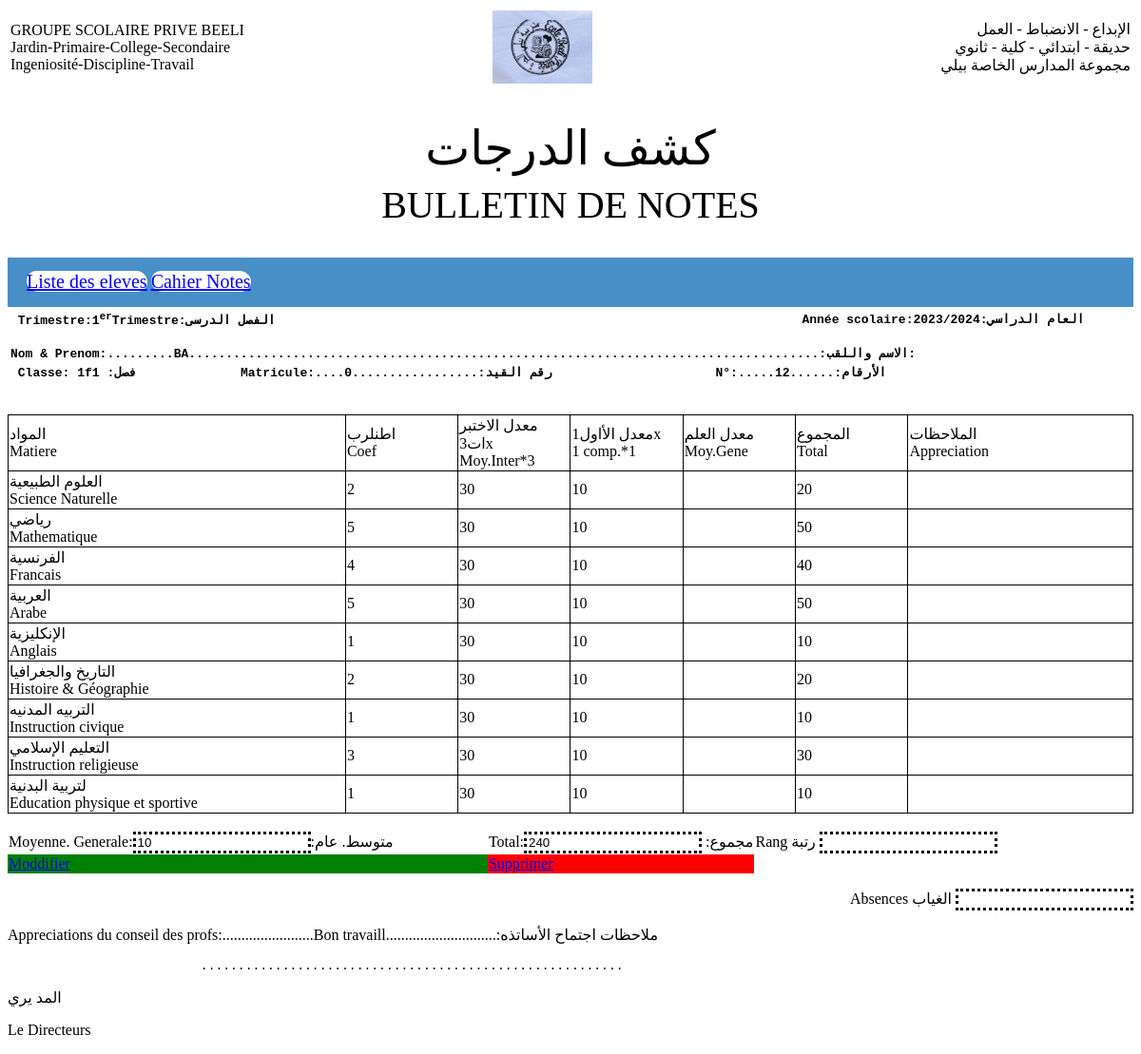
/bulletin.php?id=0, run on the app's committed database.
### tables this page shows
CREATE TABLE `etudiant` (
  `nom` varchar(200) NOT NULL,
  `matricule` varchar(255) NOT NULL,
  `classe` varchar(150) NOT NULL,
  `rim` int(11) NOT NULL,
  `sc` int(11) NOT NULL,
  `maths` int(11) NOT NULL,
  `fr` int(11) NOT NULL,
  `ang` int(11) NOT NULL,
  `ar` int(11) NOT NULL,
  `hg` int(11) NOT NULL,
  `ic` int(11) NOT NULL,
  `ir` int(11) NOT NULL,
  `eps` int(11) NOT NULL
);

### bulletin.php (the view, shortened to what this page needs)
<html>
    <head>
	<link href="style.css" rel="stylesheet">
	<link href="styl.css" rel="stylesheet">
    </head>
    <body>
	<?php
include( "connexion.php");
$id = $_GET['id'];
$requete = mysqli_query($connexion,"SELECT * FROM `etudiant` WHERE matricule ='$id '");
$row = mysqli_fetch_array($requete);
?>
        <table width="100%" id="tete" >
			<tr>
				<td width="40%">GROUPE SCOLAIRE PRIVE BEELI </br>     Jardin-Primaire-College-Secondaire </br> Ingeniosité-Discipline-Travail</td>
				<td width="15%"><center><img src="PIC2.JPG" height="50" width="50" id="img"></center></td>
				<td width="45%" align="right"> الإبداع - الانضباط - العمل </br>حديقة - ابتدائي - كلية - ثانوي</br>مجموعة المدارس الخاصة بيلي</td>
			</tr>
        </table>
        <div>
			<br>
			<p style="text-align:center; font-size:50px; font-family:Arial Black;
			">كشف الدرجات</p>
			<p style="text-align:center; font-size:40px; font-family:Arial Black;
			">BULLETIN DE NOTES</p>
           </br></div>
		   <nav>
    <div class="onglets">
    <a href="liste.php"  title="Liste"  id="lien-liste">Liste des eleves</a>
    <a href="auth.php?page=insert" title="Insert"  id="lien-accueil">Cahier Notes</a>
</div>
</nav>
		   <table>
		   <tr>
		   <td width="30%"> <pre><b > Trimestre:1<sup>er</sup>Trimestre:الفصل الدرسى</b>                                                                       <b>Année scolaire:<?php echo date('Y')-1 .'/'.date('Y');?>:العام الدراسي </pre></td>
		   </tr>
		   <tr>
		   <td width="30%"> <pre><b contenteditable >Nom & Prenom:.........<?php echo strtoupper($row['nom']);?>.....................................................................................:الاسم واللقب:</b></td>
		   </tr>
		   <tr>
		   <td width="30%"> <pre><b > Classe: <?php echo $row ['classe']?> :فصل</b>              <b>Matricule:....<?php echo $row['matricule']?>.................:رقم القيد</b>                      <b>N°:.....<?php echo $row['rim']?>......:الأرقام       </br>  </pre></td>
		   </tr>
		   </table>
		   <table id="tableau">
		   <tr >
		   <td id="tableau" width="30%"> المواد<br>Matiere</td><td id="tableau" width="10%">اطنلرب <br>Coef</td>
		   <td id="tableau" width="10%">معدل الاختبر ات3x <br>Moy.Inter*3</td>
		   <td id="tableau" width="10%"> معدل الأاول1x<br>1 comp.*1</td>
		   <td id="tableau" width="10%"> معدل العلم<br>Moy.Gene</td>
		   <td id="tableau" width="10%"> المجموع<br>Total</td>
		   <td id="tableau" width="10%"> الملاحظات<br>Appreciation</td>
		   </tr>
		   <tr >
		   <td id="tableau" width="30%">العلوم الطبيعية <br>Science Naturelle</td>
		   <td id="tableau" width="10%"> 2<br></td>
		   <td id="tableau" width="10%"> <?php echo $row['sc']*3;?><br></td>
		   <td id="tableau" width="10%"><?php echo $row['sc'];?> <br></td>
		   <td id="tableau" width="10%"> <br></td>
		   <td id="tableau" width="10%"> <?php echo $row['sc']*2;?> <br></td>
		   <td id="tableau" width="10%"> <br></td>
		   </tr>
		   <tr>
		   <td id="tableau" width="30%">رياضي <br>Mathematique</td>
		   <td id="tableau" width="10%"> 5<br></td>
		   <td id="tableau" width="10%"> <?php echo $row['maths']*3;?> <br></td>
		   <td id="tableau" width="10%"><?php echo $row['maths'];?> <br></td>
		   <td  id="tableau" width="10%"> <br></td>
		   <td id="tableau" width="10%"> <?php echo $row['maths']*5;?> <br></td>
		   <td width="10%"> <br></td>
		   </tr><tr>
		   <td id="tableau" width="30%"> الفرنسية<br>Francais</td>
		   <td id="tableau" width="10%"> 4<br></td>
		   <td id="tableau" width="10%">  <?php echo $row['fr']*3;?><br></td>
		   <td width="10%"> <?php echo $row['fr'];?> <br></td>
		   <td id="tableau" width="10%"> <br></td>
		   <td width="10%"><?php echo $row['fr']*4;?> <br></td>
		   <td id="tableau" width="10%"> <br></td>
		   </tr>
		   <tr>
		   <td id="tableau" width="30%"> العربية<br>Arabe</td>
		   <td id="tableau" width="10%">5 <br></td>
		   <td id="tableau" width="10%"> <?php echo $row['ar']*3;?> <br></td>
		   <td id="tableau" width="10%"><?php echo $row['ar'];?> <br></td>
		   <td width="10%"> <br></td>
		   <td id="tableau" width="10%">  <?php echo $row['ar']*5;?><br></td>
		   <td id="tableau" width="10%"> <br></td>
		   </tr>
		   <tr>
		   <td id="tableau" width="30%"> الإنكليزية<br>Anglais</td>
		   <td id="tableau" width="10%">1 <br></td>
		   <td id="tableau" width="10%">  <?php echo $row['ang']*3;?><br></td>
		   <td id="tableau" width="10%"> <?php echo $row['ang'];?><br></td>
		   <td id="tableau" width="10%"> <br></td>
		   <td id="tableau" width="10%"> <?php echo $row['ang']*1;?> <br></td>
		   <td id="tableau" width="10%"> <br></td>
		   </tr>
		   <tr>
		   <td id="tableau" width="30%">التاريخ والجغرافيا <br>Histoire & Géographie</td>
		   <td id="tableau" width="10%">2 <br></td>
		   <td id="tableau" width="10%">  <?php echo $row['hg']*3;?><br></td>
		   <td id="tableau" width="10%"><?php echo $row['hg'];?> <br></td>
		   <td id="tableau" width="10%"> <br></td>
		   <td id="tableau" width="10%">  <?php echo $row['hg']*2;?><br></td>
		   <td id="tableau" width="10%"> <br></td>
		   </tr>
		   <tr>
		   <td id="tableau"  width="30%"> التربيه المدنيه<br>Instruction civique</td>
		   <td id="tableau" width="10%">1 <br></td>
		   <td id="tableau" width="10%">  <?php echo $row['ic']*3;?><br></td>
		   <td id="tableau" width="10%"><?php echo $row['ic'];?> <br></td>
		   <td id="tableau" width="10%"> <br></td>
		   <td id="tableau" width="10%"> <?php echo $row['ic']*1;?> <br></td>
		   <td id="tableau" width="10%"> <br></td>
		   </tr>
		   <tr>
		   <td id="tableau" width="30%">التعليم الإسلامي <br>Instruction religieuse</td>
		   <td id="tableau" width="10%"> 3 <br></td>
		   <td id="tableau" width="10%"> <?php echo $row['ir']*3;?> <br></td>
		   <td id="tableau" width="10%"><?php echo $row['ir'];?> <br></td>
		   <td id="tableau" width="10%"> <br></td>
		   <td id="tableau" width="10%"> <?php echo $row['ir']*3;?> <br></td>
		   <td id="tableau" width="10%"> <br></td>
		   </tr>
		   <tr>
		   <td id="tableau" width="30%"> لتربية البدنية<br>Education physique et sportive</td>
		   <td id="tableau" width="10%"> 1<br></td>
		   <td id="tableau" width="10%"> <?php echo $row['eps']*3;?> <br></td>
		   <td id="tableau" width="10%"><?php echo $row['eps'];?> <br></td>
		   <td id="tableau" width="10%">  <br></td>
		   <td id="tableau" width="10%">  <?php echo $row['eps']*1;?> <br></td>
		   <td id="tableau" width="20%"> <br></td>
		   </tr>
		   </table>
		           <table  id="foot">
			<tr>
				<?php $S= mysqli_query($connexion,"SELECT SUM(sc*2+maths*5+fr*4+ar*5+ang*1+hg*2+ic*1+ir*3+eps*1)as T FROM `etudiant`  WHERE matricule ='$id'");
				 $total=mysqli_fetch_array($S);?>
				 <?php
				 	$moy = round($total['T']/(24),2);
					if($moy<= 10 && $moy>= 7){
						$appreciation = "Bon travaill";
					}elseif($moy <=6  && $moy>=5){
						$appreciation = "Assey bien";
					}else{
						$appreciation = "Insuffisant";
					}
				 ?>
				<td width="45%">Moyenne. Generale:<input type="text" id="txt" value="<?php echo $moy ;?>">:متوسط. عام </td><td >Total:<input type="text" id="txt" value="<?php echo $total['T']?>">  :مجموع</center></td><td width="30%">Rang       رتبة  <input type="text" id="txt"> </td>
<tr>
			<tr>
			<td style="background-color: green; "><a href="modif.php?id=<?=$row['matricule']?>">Moddifier</a></td>
            <td style="background-color: red; "><a href="sup.php?id=<?=$row['matricule']?>">Supprimer</a></td>
				</tr></table>
							<p align="right" border="solid 1">Absences        الغياب   <input type="text" id="txt"> </p>
			<p>Appreciations du conseil des profs:........................<?php echo $appreciation ?>.............................:ملاحظات اجتماح الأساتذه</p>
			<pre>                          .........................................................</pre>
			<p>المد يري </p>
           <p>Le Directeurs</p>
    </body>
</html>

### style.css (style rules this page uses)
#tableau { border: 1px solid black; border-collapse: collapse; }
#txt { border: dotted ; }
#tete { border: none; font-family:Arial Black; }
#foot { background-color: white; border-collapse:collapse; }
div { line-height: 10px; }
#img { width: 60%; height: 60%; }

### styl.css (style rules this page uses)
nav { display: flex; flex-wrap: wrap; justify-content: space-between; background-color: #488fc7; padding: 20px; position: sticky; top: 0; cursor: pointer; }
nav a { background: white; border-radius: 17px 20px; font-size: 20px; color: blue; }

### data on the page
etudiant: nom "BA", classe "1f1", matricule "0", rim "12", $row['sc']*3 "30", sc "10", $row['sc']*2 "20", $row['maths']*3 "30", maths "10", $row['maths']*5 "50", $row['fr']*3 "30", fr "10", $row['fr']*4 "40", $row['ar']*3 "30", ar "10", $row['ar']*5 "50", $row['ang']*3 "30", ang "10", $row['ang']*1 "10", $row['hg']*3 "30", hg "10", $row['hg']*2 "20", $row['ic']*3 "30", ic "10", $row['ic']*1 "10", $row['ir']*3 "30", ir "10", $row['eps']*3 "30", eps "10", $row['eps']*1 "10"

### other printed values
$appreciation "Bon travaill"
